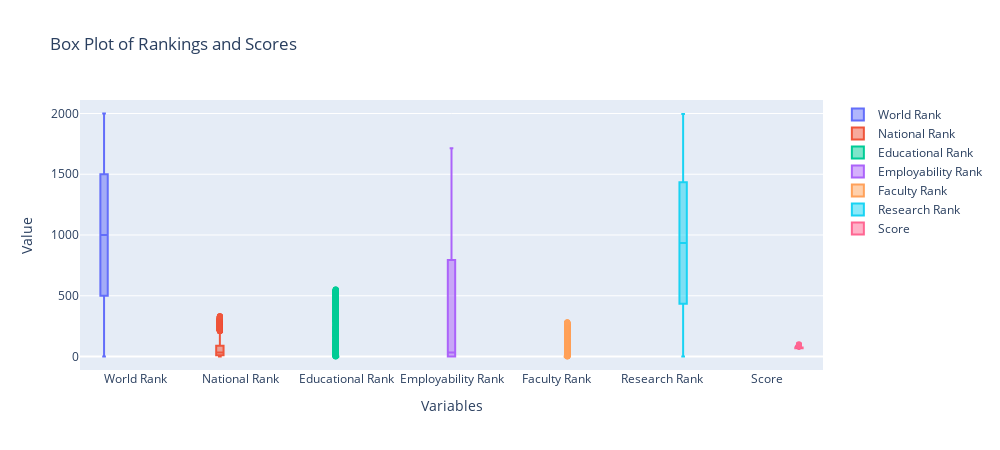

The notebook cell this image was saved under:
### Markdown cell above
**How to remove Outliers?**
Most of the ways to deal with outliers are similar to the methods of missing values like deleting rows, transforming them, binning them, treat them as a separate group, imputing values and other statistical methods. Here, we will discuss the common techniques used to deal with outliers:

1. Deleting rows: We delete outlier values if it is due to data entry error, data processing error or outlier rows are very small in numbers. We can also use trimming at both ends to remove outliers.

2. Imputing: Like imputation of missing values, we can also impute outliers. We can use mean, median, mode imputation methods. Before imputing values, we should analyse if it is natural outlier or artificial. If it is artificial, we can go with imputing values. We can also use statistical model to predict values of outlier rows and after that we can impute it with predicted values.

3. Treat separately: If there are significant number of outliers, we should treat them separately in the statistical model. One of the approach is to treat both groups as two different groups and build individual model for both groups and then combine the output.

### Code cell
# Create box plot traces
box_traces = []
for column in ['World Rank', 'National Rank', 'Educational Rank', 'Employability Rank', 'Faculty Rank', 'Research Rank', 'Score']:
    box_trace = go.Box(
        y=df[column],
        name=column
    )
    box_traces.append(box_trace)

# Create figure with larger dimensions
fig = go.Figure(data=box_traces)

# Define layout
fig.update_layout(
    title='Box Plot of Rankings and Scores',
    xaxis=dict(title='Variables'),
    yaxis=dict(title='Value'),
    boxmode='group',  # Group box plots together
    width=1000,  # Set the width of the plot
    height=450,  # Set the height of the plot
)

# Show plot
fig.show()

### Figure 1 — Plotly figure (JSON) as saved in the notebook; plotly's stock layout.template omitted (floating-point values rounded to 4 significant figures; data arrays with more than 128 entries replaced by an {"elided": "..."} marker saying what was removed)
{"data": [{"name": "World Rank", "type": "box", "y": {"elided": "2000 int values"}}, {"name": "National Rank", "type": "box", "y": {"elided": "2000 int values"}}, {"name": "Educational Rank", "type": "box", "y": {"elided": "2000 int values"}}, {"name": "Employability Rank", "type": "box", "y": {"elided": "2000 int values"}}, {"name": "Faculty Rank", "type": "box", "y": {"elided": "2000 int values"}}, {"name": "Research Rank", "type": "box", "y": {"elided": "2000 int values"}}, {"name": "Score", "type": "box", "y": {"elided": "2000 float values"}}], "layout": {"boxmode": "group", "height": 450, "title": {"text": "Box Plot of Rankings and Scores"}, "width": 1000, "xaxis": {"title": {"text": "Variables"}}, "yaxis": {"title": {"text": "Value"}}}}
